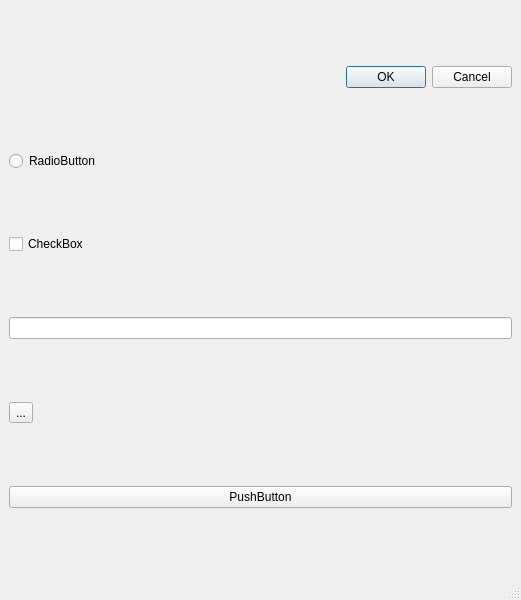
<?xml version="1.0" encoding="UTF-8"?>
<ui version="4.0">
 <class>MainWindow</class>
 <widget class="QMainWindow" name="MainWindow">
  <property name="geometry">
   <rect>
    <x>0</x>
    <y>0</y>
    <width>521</width>
    <height>600</height>
   </rect>
  </property>
  <property name="windowTitle">
   <string>MainWindow</string>
  </property>
  <widget class="QWidget" name="centralwidget">
   <layout class="QVBoxLayout" name="verticalLayout">
    <item>
     <widget class="QDialogButtonBox" name="buttonBox">
      <property name="standardButtons">
       <set>QDialogButtonBox::Cancel|QDialogButtonBox::Ok</set>
      </property>
     </widget>
    </item>
    <item>
     <widget class="QRadioButton" name="radioButton">
      <property name="text">
       <string>RadioButton</string>
      </property>
     </widget>
    </item>
    <item>
     <widget class="QCheckBox" name="checkBox">
      <property name="text">
       <string>CheckBox</string>
      </property>
     </widget>
    </item>
    <item>
     <widget class="QLineEdit" name="lineEdit"/>
    </item>
    <item>
     <widget class="QToolButton" name="toolButton">
      <property name="text">
       <string>...</string>
      </property>
     </widget>
    </item>
    <item>
     <widget class="QPushButton" name="pushButton">
      <property name="text">
       <string>PushButton</string>
      </property>
     </widget>
    </item>
   </layout>
  </widget>
  <widget class="QMenuBar" name="menubar">
   <property name="geometry">
    <rect>
     <x>0</x>
     <y>0</y>
     <width>521</width>
     <height>21</height>
    </rect>
   </property>
  </widget>
  <widget class="QStatusBar" name="statusbar"/>
 </widget>
 <resources/>
 <connections/>
</ui>
